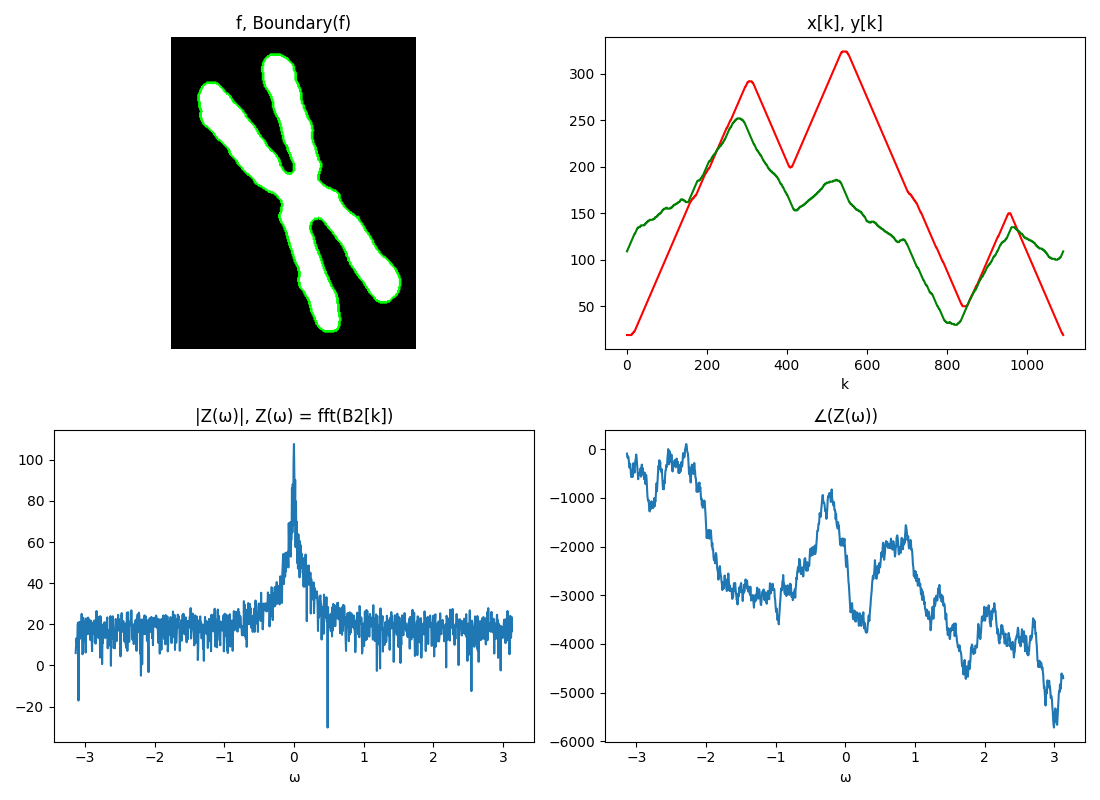

Here is the Python script that generated this plot:
import numpy as np
import matplotlib.pyplot as plt
from skimage.io import imread
from scipy.ndimage import binary_dilation

from General.mmshow import mmshow
from libDIPUM.bwboundaries import bwboundaries
from libDIPUM.bound2im import bound2im
from libDIPUM.frdescp import frdescp
from libDIPUM.ifrdescp import ifrdescp
from libDIPUM.data_path import dip_data

print('Running Figure1219 (Fourier descriptors of boundary)...')

# Data
image_path = dip_data('Fig1116(a)(chromo_binary).tif')
f = imread(image_path)
if f.ndim == 3:
    f = f[:, :, 0]
f = f > 0
NbRows, NbCols = f.shape

# Boundaries
B_list = bwboundaries(f, 8)
if not B_list:
    raise RuntimeError('No boundary found in image.')
B = B_list[0]
BIm = bound2im(B, NbRows, NbCols)
np_ = B.shape[0]

# Fourier descriptor
Z = frdescp(B)

# Inverse fourier descriptor
NbFourierDescriptor = [1434, 286, 144, 72, 36, 18, 8]
BAppIm = []
for nd in NbFourierDescriptor:
    nd_use = min(nd, len(Z))
    if nd_use % 2 == 1:
        nd_use -= 1
    BApp = ifrdescp(Z, nd_use)
    BAppIm.append(bound2im(BApp, NbRows, NbCols))

# Display 1
IxCenter = int(np.round(len(B) / 2.0) + 1)
omega = ((np.arange(1, len(B) + 1) - IxCenter) / IxCenter) * np.pi

fig1, ax = plt.subplots(2, 2, figsize=(11, 8))

plt.sca(ax[0, 0])
mmshow(f.astype(float), binary_dilation(BIm), binary_dilation(BIm))
ax[0, 0].set_title('f, Boundary(f)')
ax[0, 0].axis('off')

ax[0, 1].plot(np.arange(1, np_ + 1), B[:, 0], 'r', np.arange(1, np_ + 1), B[:, 1], 'g')
ax[0, 1].set_xlabel('k')
ax[0, 1].set_title('x[k], y[k]')
ax[0, 1].axis('tight')

with np.errstate(divide='ignore'):
    mag_db = 20.0 * np.log10(np.abs(Z))
ax[1, 0].plot(omega, mag_db)
ax[1, 0].set_title('|Z(ω)|, Z(ω) = fft(B2[k])')
ax[1, 0].set_xlabel('ω')
ax[1, 0].axis('tight')

ax[1, 1].plot(omega, np.unwrap(np.angle(Z)) * 180.0 / np.pi)
ax[1, 1].set_title('∠(Z(ω))')
ax[1, 1].set_xlabel('ω')
ax[1, 1].axis('tight')

fig1.tight_layout()
fig1.savefig('Figure1219.png')

# Display 2
fig2, ax2 = plt.subplots(2, 4, figsize=(14, 7))
ax2 = ax2.ravel()

ax2[0].imshow(BIm, cmap='gray', interpolation='nearest')
ax2[0].set_title('Boundary (f)')
ax2[0].axis('off')

for cpt, nd in enumerate(NbFourierDescriptor, start=1):
    plt.sca(ax2[cpt])
    mmshow(BIm.astype(float), BAppIm[cpt - 1], BAppIm[cpt - 1])
    ax2[cpt].set_title(f'IFD {min(nd, len(Z))}/{len(Z)}')
    ax2[cpt].axis('off')

# Approximate MATLAB linkaxes behavior.
xlim = ax2[0].get_xlim()
ylim = ax2[0].get_ylim()
for a in ax2[1:]:
    a.set_xlim(xlim)
    a.set_ylim(ylim)

fig2.tight_layout()
fig2.savefig('Figure1219Bis.png')

print('Saved Figure1219.png and Figure1219Bis.png')
plt.show()
